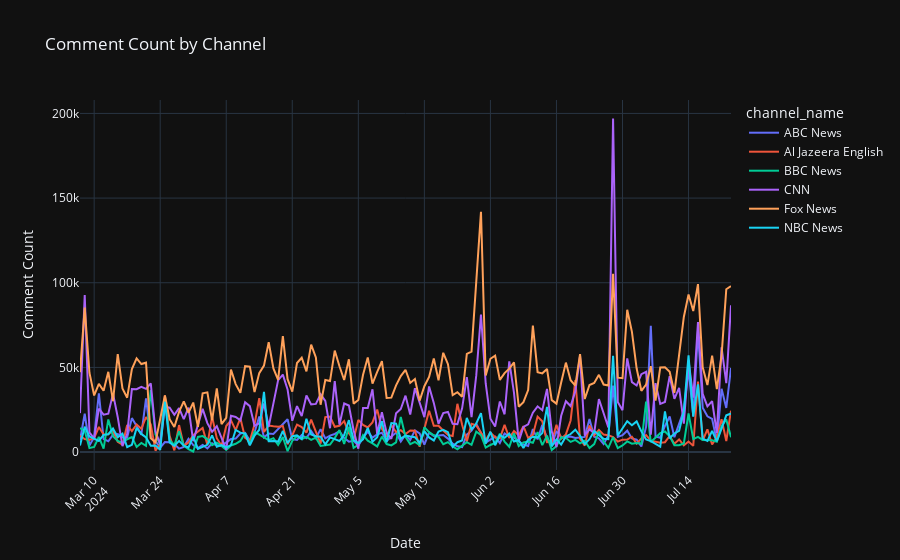

Source (notebook cell):
### Code cell
# Plot Comment Count by Channel
fig_comment = px.line(grouped_df, x='Date', y='comment_count', color='channel_name', title='Comment Count by Channel')
fig_comment.update_layout(xaxis_title='Date', yaxis_title='Comment Count', xaxis=dict(tickangle=-45))
fig_comment.show()

### Figure 1 — Plotly figure (JSON) as saved in the notebook; plotly's stock layout.template omitted (floating-point values rounded to 4 significant figures; data arrays with more than 128 entries replaced by an {"elided": "..."} marker saying what was removed)
{"data": [{"hovertemplate": "channel_name=ABC News<br>Date=%{x}<br>comment_count=%{y}<extra></extra>", "legendgroup": "ABC News", "line": {"color": "#636efa", "dash": "solid"}, "marker": {"symbol": "circle"}, "mode": "lines", "name": "ABC News", "orientation": "v", "showlegend": true, "type": "scatter", "x": {"elided": "139 str values"}, "xaxis": "x", "y": {"elided": "139 int values"}, "yaxis": "y"}, {"hovertemplate": "channel_name=Al Jazeera English<br>Date=%{x}<br>comment_count=%{y}<extra></extra>", "legendgroup": "Al Jazeera English", "line": {"color": "#EF553B", "dash": "solid"}, "marker": {"symbol": "circle"}, "mode": "lines", "name": "Al Jazeera English", "orientation": "v", "showlegend": true, "type": "scatter", "x": {"elided": "138 str values"}, "xaxis": "x", "y": {"elided": "138 int values"}, "yaxis": "y"}, {"hovertemplate": "channel_name=BBC News<br>Date=%{x}<br>comment_count=%{y}<extra></extra>", "legendgroup": "BBC News", "line": {"color": "#00cc96", "dash": "solid"}, "marker": {"symbol": "circle"}, "mode": "lines", "name": "BBC News", "orientation": "v", "showlegend": true, "type": "scatter", "x": {"elided": "138 str values"}, "xaxis": "x", "y": {"elided": "138 int values"}, "yaxis": "y"}, {"hovertemplate": "channel_name=CNN<br>Date=%{x}<br>comment_count=%{y}<extra></extra>", "legendgroup": "CNN", "line": {"color": "#ab63fa", "dash": "solid"}, "marker": {"symbol": "circle"}, "mode": "lines", "name": "CNN", "orientation": "v", "showlegend": true, "type": "scatter", "x": {"elided": "139 str values"}, "xaxis": "x", "y": {"elided": "139 int values"}, "yaxis": "y"}, {"hovertemplate": "channel_name=Fox News<br>Date=%{x}<br>comment_count=%{y}<extra></extra>", "legendgroup": "Fox News", "line": {"color": "#FFA15A", "dash": "solid"}, "marker": {"symbol": "circle"}, "mode": "lines", "name": "Fox News", "orientation": "v", "showlegend": true, "type": "scatter", "x": {"elided": "139 str values"}, "xaxis": "x", "y": {"elided": "139 int values"}, "yaxis": "y"}, {"hovertemplate": "channel_name=NBC News<br>Date=%{x}<br>comment_count=%{y}<extra></extra>", "legendgroup": "NBC News", "line": {"color": "#19d3f3", "dash": "solid"}, "marker": {"symbol": "circle"}, "mode": "lines", "name": "NBC News", "orientation": "v", "showlegend": true, "type": "scatter", "x": {"elided": "138 str values"}, "xaxis": "x", "y": {"elided": "138 int values"}, "yaxis": "y"}], "layout": {"autosize": true, "legend": {"title": {"text": "channel_name"}, "tracegroupgap": 0}, "title": {"text": "Comment Count by Channel"}, "xaxis": {"anchor": "y", "autorange": true, "domain": [0, 1], "range": ["2024-03-07", "2024-07-23"], "tickangle": -45, "title": {"text": "Date"}, "type": "date"}, "yaxis": {"anchor": "x", "autorange": true, "domain": [0, 1], "range": [-10590.0, 207900.0], "title": {"text": "Comment Count"}, "type": "linear"}}}
